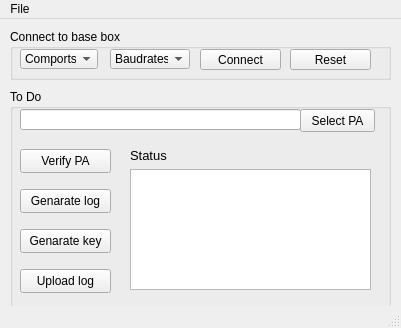
<?xml version="1.0" encoding="UTF-8"?>
<ui version="4.0">
 <class>MainWindow</class>
 <widget class="QMainWindow" name="MainWindow">
  <property name="geometry">
   <rect>
    <x>0</x>
    <y>0</y>
    <width>401</width>
    <height>328</height>
   </rect>
  </property>
  <property name="windowTitle">
   <string>MainWindow</string>
  </property>
  <widget class="QWidget" name="centralwidget">
   <widget class="QGroupBox" name="groupBox">
    <property name="geometry">
     <rect>
      <x>10</x>
      <y>10</y>
      <width>381</width>
      <height>51</height>
     </rect>
    </property>
    <property name="styleSheet">
     <string notr="true">font: 75 9pt &quot;MS Shell Dlg 2&quot;;</string>
    </property>
    <property name="title">
     <string>Connect to base box</string>
    </property>
    <widget class="QPushButton" name="Connect">
     <property name="geometry">
      <rect>
       <x>190</x>
       <y>20</y>
       <width>81</width>
       <height>21</height>
      </rect>
     </property>
     <property name="styleSheet">
      <string notr="true">font: 75 10pt &quot;MS Shell Dlg 2&quot;;</string>
     </property>
     <property name="text">
      <string>Connect</string>
     </property>
    </widget>
    <widget class="QComboBox" name="Comports">
     <property name="geometry">
      <rect>
       <x>10</x>
       <y>20</y>
       <width>78</width>
       <height>20</height>
      </rect>
     </property>
     <item>
      <property name="text">
       <string>Comports</string>
      </property>
     </item>
    </widget>
    <widget class="QComboBox" name="Baudrates">
     <property name="geometry">
      <rect>
       <x>100</x>
       <y>20</y>
       <width>80</width>
       <height>20</height>
      </rect>
     </property>
     <item>
      <property name="text">
       <string>Baudrates</string>
      </property>
     </item>
     <item>
      <property name="text">
       <string>4800</string>
      </property>
     </item>
     <item>
      <property name="text">
       <string>9600</string>
      </property>
     </item>
     <item>
      <property name="text">
       <string>57600</string>
      </property>
     </item>
     <item>
      <property name="text">
       <string>38400</string>
      </property>
     </item>
     <item>
      <property name="text">
       <string>115200</string>
      </property>
     </item>
    </widget>
    <widget class="QPushButton" name="pushButton">
     <property name="geometry">
      <rect>
       <x>280</x>
       <y>20</y>
       <width>81</width>
       <height>21</height>
      </rect>
     </property>
     <property name="text">
      <string>Reset</string>
     </property>
    </widget>
   </widget>
   <widget class="QGroupBox" name="groupBox_2">
    <property name="geometry">
     <rect>
      <x>10</x>
      <y>70</y>
      <width>381</width>
      <height>221</height>
     </rect>
    </property>
    <property name="title">
     <string>To Do</string>
    </property>
    <widget class="QLineEdit" name="lineEdit">
     <property name="geometry">
      <rect>
       <x>10</x>
       <y>20</y>
       <width>281</width>
       <height>21</height>
      </rect>
     </property>
    </widget>
    <widget class="QPushButton" name="Selectpa">
     <property name="geometry">
      <rect>
       <x>290</x>
       <y>20</y>
       <width>75</width>
       <height>23</height>
      </rect>
     </property>
     <property name="styleSheet">
      <string notr="true">font: 75 10pt &quot;MS Shell Dlg 2&quot;;</string>
     </property>
     <property name="text">
      <string>Select PA</string>
     </property>
    </widget>
    <widget class="QPushButton" name="verify">
     <property name="geometry">
      <rect>
       <x>10</x>
       <y>60</y>
       <width>91</width>
       <height>24</height>
      </rect>
     </property>
     <property name="styleSheet">
      <string notr="true">font: 75 10pt &quot;MS Shell Dlg 2&quot;;</string>
     </property>
     <property name="text">
      <string>Verify PA</string>
     </property>
    </widget>
    <widget class="QPushButton" name="log">
     <property name="geometry">
      <rect>
       <x>10</x>
       <y>100</y>
       <width>91</width>
       <height>24</height>
      </rect>
     </property>
     <property name="styleSheet">
      <string notr="true">font: 75 10pt &quot;MS Shell Dlg 2&quot;;</string>
     </property>
     <property name="text">
      <string>Genarate log</string>
     </property>
    </widget>
    <widget class="QPushButton" name="key">
     <property name="geometry">
      <rect>
       <x>10</x>
       <y>140</y>
       <width>91</width>
       <height>24</height>
      </rect>
     </property>
     <property name="styleSheet">
      <string notr="true">font: 75 10pt &quot;MS Shell Dlg 2&quot;;</string>
     </property>
     <property name="text">
      <string>Genarate key</string>
     </property>
    </widget>
    <widget class="QPushButton" name="upload">
     <property name="geometry">
      <rect>
       <x>10</x>
       <y>180</y>
       <width>91</width>
       <height>24</height>
      </rect>
     </property>
     <property name="styleSheet">
      <string notr="true">font: 75 10pt &quot;MS Shell Dlg 2&quot;;</string>
     </property>
     <property name="text">
      <string>Upload log</string>
     </property>
    </widget>
    <widget class="QTextEdit" name="textEdit">
     <property name="geometry">
      <rect>
       <x>120</x>
       <y>80</y>
       <width>241</width>
       <height>121</height>
      </rect>
     </property>
    </widget>
    <widget class="QLabel" name="label">
     <property name="geometry">
      <rect>
       <x>120</x>
       <y>60</y>
       <width>47</width>
       <height>13</height>
      </rect>
     </property>
     <property name="font">
      <font>
       <family>MS Shell Dlg 2</family>
       <pointsize>10</pointsize>
       <weight>9</weight>
       <italic>false</italic>
       <bold>false</bold>
      </font>
     </property>
     <property name="styleSheet">
      <string notr="true">font: 75 10pt &quot;MS Shell Dlg 2&quot;;</string>
     </property>
     <property name="text">
      <string>Status</string>
     </property>
    </widget>
   </widget>
  </widget>
  <widget class="QMenuBar" name="menubar">
   <property name="geometry">
    <rect>
     <x>0</x>
     <y>0</y>
     <width>401</width>
     <height>21</height>
    </rect>
   </property>
   <widget class="QMenu" name="menuFile">
    <property name="title">
     <string>File</string>
    </property>
    <addaction name="actionclose"/>
   </widget>
   <addaction name="menuFile"/>
  </widget>
  <widget class="QStatusBar" name="statusbar"/>
  <action name="actionCom_ports">
   <property name="text">
    <string>Com ports</string>
   </property>
  </action>
  <action name="actionBaudrates">
   <property name="text">
    <string>Baudrates</string>
   </property>
  </action>
  <action name="actionCom_ports_2">
   <property name="text">
    <string>Com ports</string>
   </property>
  </action>
  <action name="actionBaudrates_2">
   <property name="text">
    <string>Baudrates</string>
   </property>
  </action>
  <action name="actionclose">
   <property name="text">
    <string>close</string>
   </property>
  </action>
 </widget>
 <resources/>
 <connections/>
</ui>
